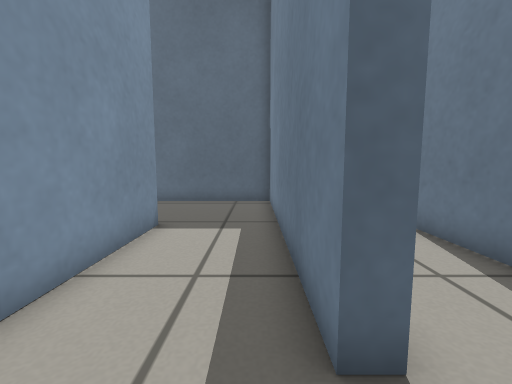
view 1 (above)

17 first-person views from a walk through a world built for the Gazebo simulator. The camera is 0.45 m above the floor, tilts 6° down and sees 90° across. The floor is counted in squares, 0.25 m on a side. Each view is taken from the middle of a square. On the plan, view 1 faces up. The plan holds only what a view shows up to about 15 squares ahead; the rest is blank.

view 2
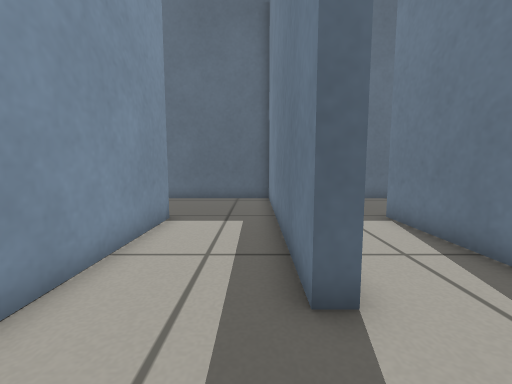

view 3
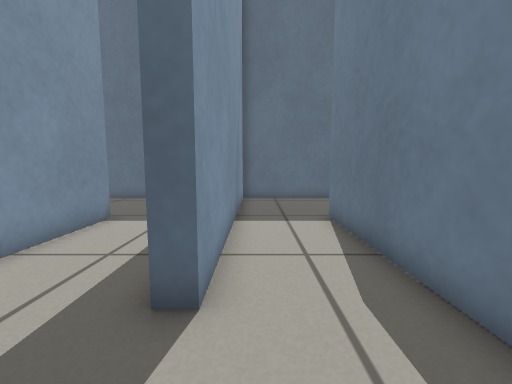

view 4
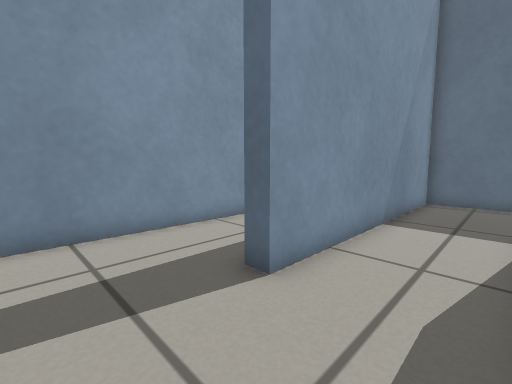

view 5
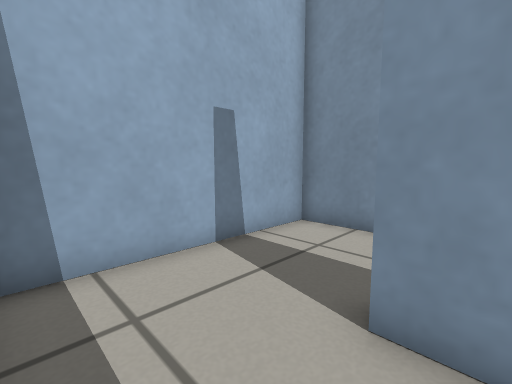

view 6
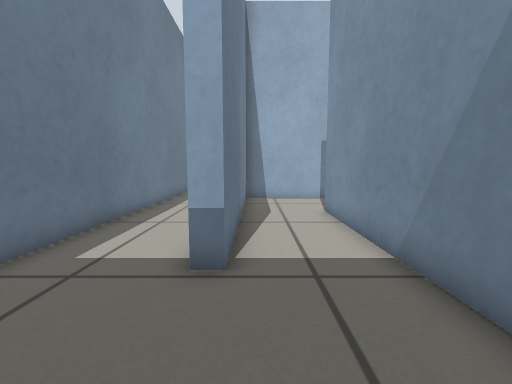

view 7
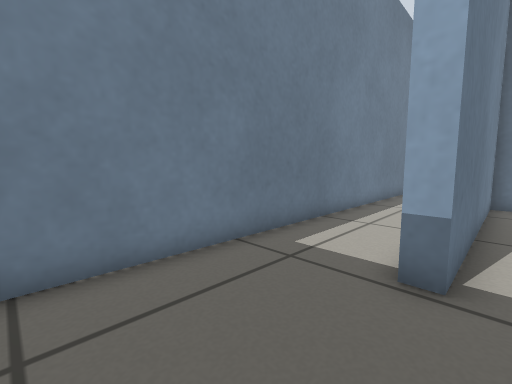

view 8
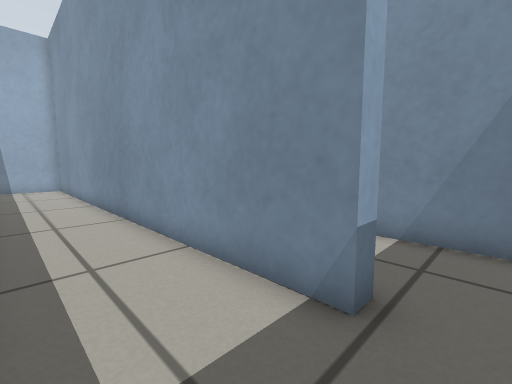

view 9
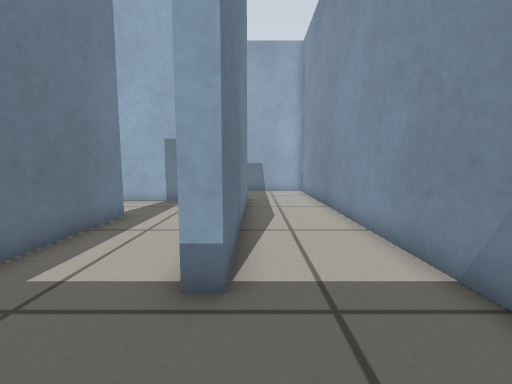

view 10
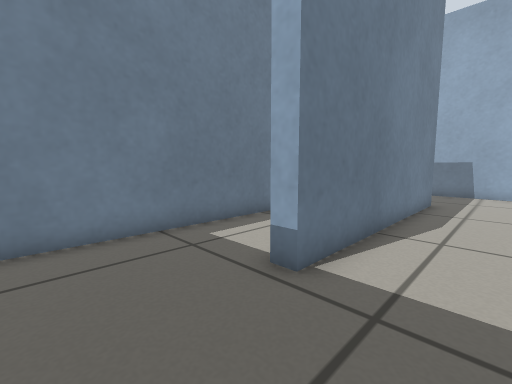

view 11
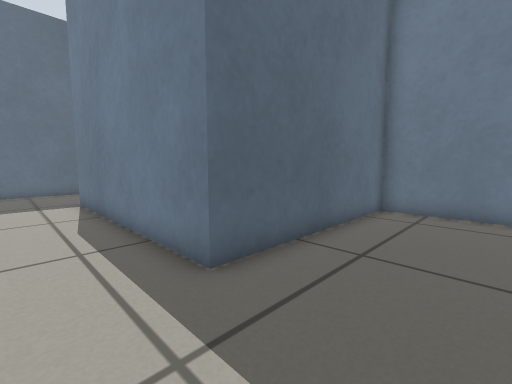

view 12
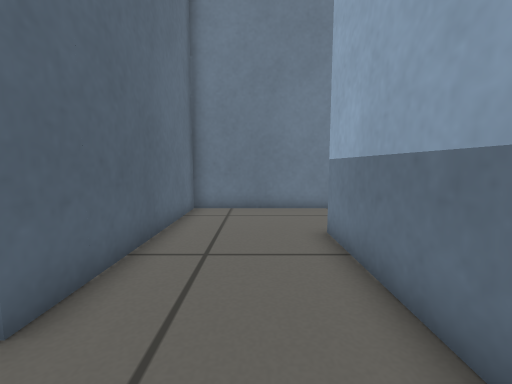

view 13
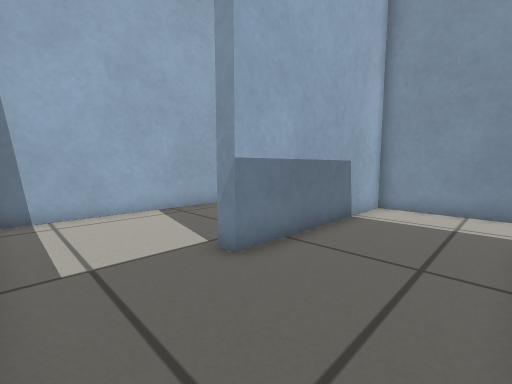

view 14
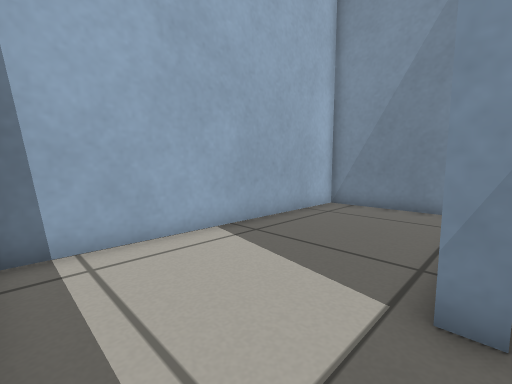

view 15
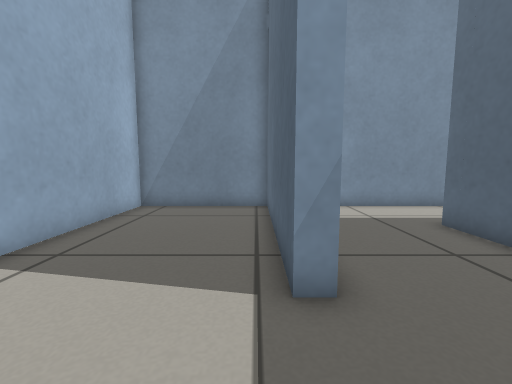

view 16
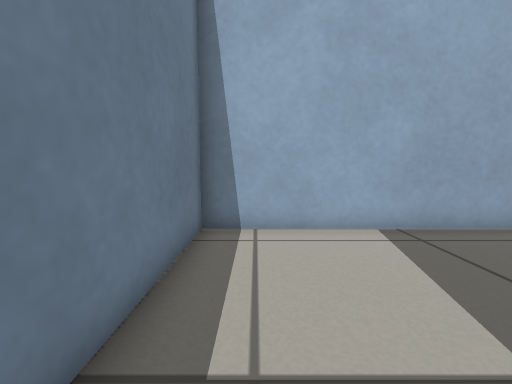

view 17
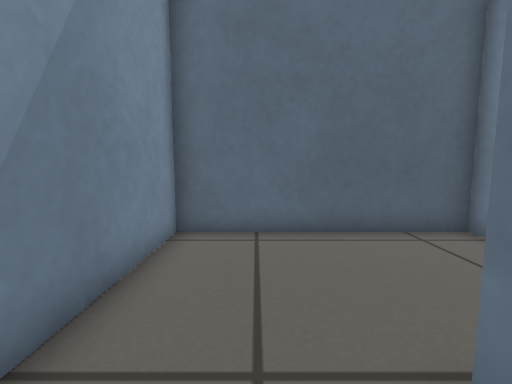

### Floor plan
Points are (right, up) in squares from view 1. A wall is a line through its corners. A room is listed if a view was taken in it or the views show most of it. See-through windows are left out.
Room 1 (views 1, 2)
walls: (-2.9, 7.6) (-2.9, -1.8) (1.5, -1.8); (1.3, 2) (0.7, 2) (0.7, 12.7) (-2.5, 12.7)
ways out: opening at (1, 0.5) to room 2; opening at (-3, 10) to room 4
Room 2 (views 3, 4, 5, 6, 7)
walls: (5.4, 12.7) (1.3, 12.7) (1.3, 2); (1.5, -1.8) (4.5, -1.8) (4.5, 7.8) (5.1, 7.8)
ways out: opening at (1, 0.5) to room 1; opening at (5, 10) to room 3
Room 3 (view 8)
walls: (8.6, -5) (8.6, 12.1); (5.1, 7.8) (5.1, -9.6); (7.1, 12.7) (5.4, 12.7)
ways out: opening at (5, 10) to room 2
Room 4 (views 9, 10, 11, 12, 13, 14, 16, 17)
walls: (-2.5, 12.7) (-7.2, 12.7) (-7.2, -6.9) (0.7, -6.9) (0.7, -7.5); (4.5, -7.4) (4.5, -2.4) (-3.5, -2.4) (-3.5, 7.6) (-2.9, 7.6)
ways out: opening at (-3, 10) to room 1; opening at (2.5, -7) to room 5
Room 5 (view 15)
walls: (0.7, -7.5) (-6.9, -7.5); (-7.2, -7.4) (-7.2, -13.1) (4.5, -13.1) (4.5, -7.4)
ways out: opening at (2.5, -7) to room 4

Positions as (right, up) in squares from view 1, and headings:
1: (0, 0), facing up
2: (0, -1), facing up
3: (2, -1), facing up
4: (4, -1), facing up-left
5: (4, 3), facing down-left
6: (4, 12), facing down
7: (4, 12), facing down-right
8: (8, 9), facing down-left
9: (-4, 11), facing down
10: (-6, 11), facing down-right
11: (-6, -6), facing up-right
12: (-6, -5), facing right
13: (4, -3), facing down-left
14: (4, -7), facing down-left
15: (4, -8), facing left
16: (3, -6), facing down
17: (-5, 6), facing up
